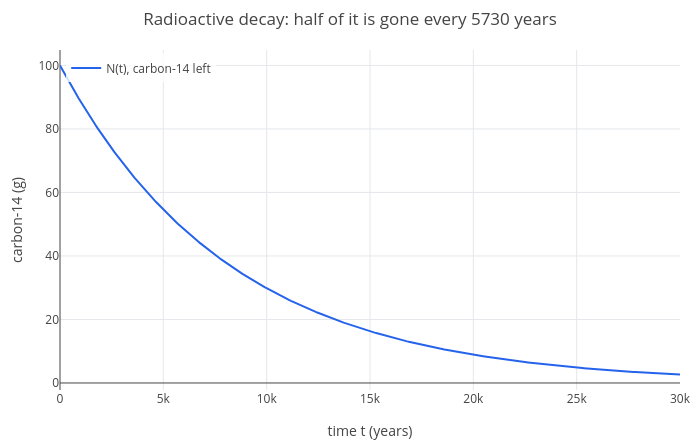

Notebook source saved alongside this figure:
### Markdown cell above
After one half-life, 50 g are left; after 20000 years, about 8.9 g; a quarter (25 g) is left after two half-lives,
11460 years. That is how radiocarbon dating works: the fraction of carbon-14 left in a bone tells its age.

The plot shows the amount against time. The horizontal axis is time in years, from 0 to 30000; the vertical axis is
grams of carbon-14 left:

### Code cell
p = plot(N, t, 0, 30000);
labels(title(legend(p, "N(t), carbon-14 left"), "Radioactive decay: half of it is gone every 5730 years"), "time t (years)", "carbon-14 (g)")
clear

### Figure 1 — Plotly figure (JSON) as saved in the notebook; plotly's stock layout.template omitted (floating-point values rounded to 4 significant figures; data arrays with more than 128 entries replaced by an {"elided": "..."} marker saying what was removed)
{"data": [{"line": {"color": "#2563eb", "width": 2}, "mode": "lines", "name": "N(t), carbon-14 left", "type": "scatter", "x": {"elided": "402 int values"}, "y": {"elided": "402 float values"}}], "layout": {"height": 440, "legend": {"bgcolor": "rgba(255,255,255,0.8)", "x": 0.01, "y": 0.99}, "margin": {"b": 50, "l": 60, "r": 20, "t": 50}, "showlegend": true, "title": {"text": "Radioactive decay: half of it is gone every 5730 years"}, "width": 700, "xaxis": {"title": {"text": "time t (years)"}, "zeroline": true}, "yaxis": {"range": [-2.213, 104.9], "title": {"text": "carbon-14 (g)"}, "zeroline": true}}}
